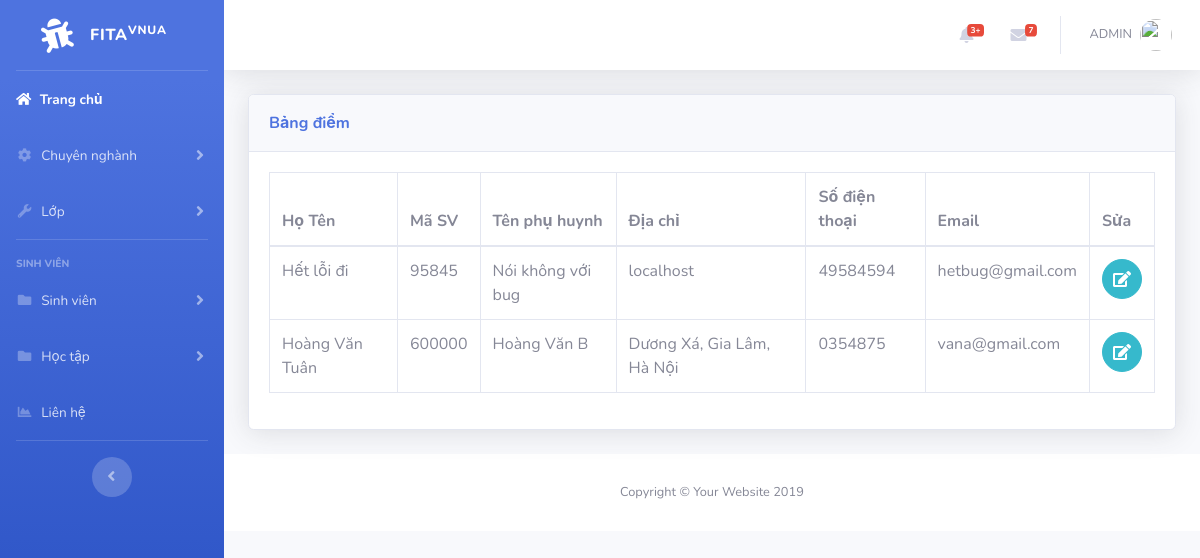
The page /parent.php on the database as committed earlier.
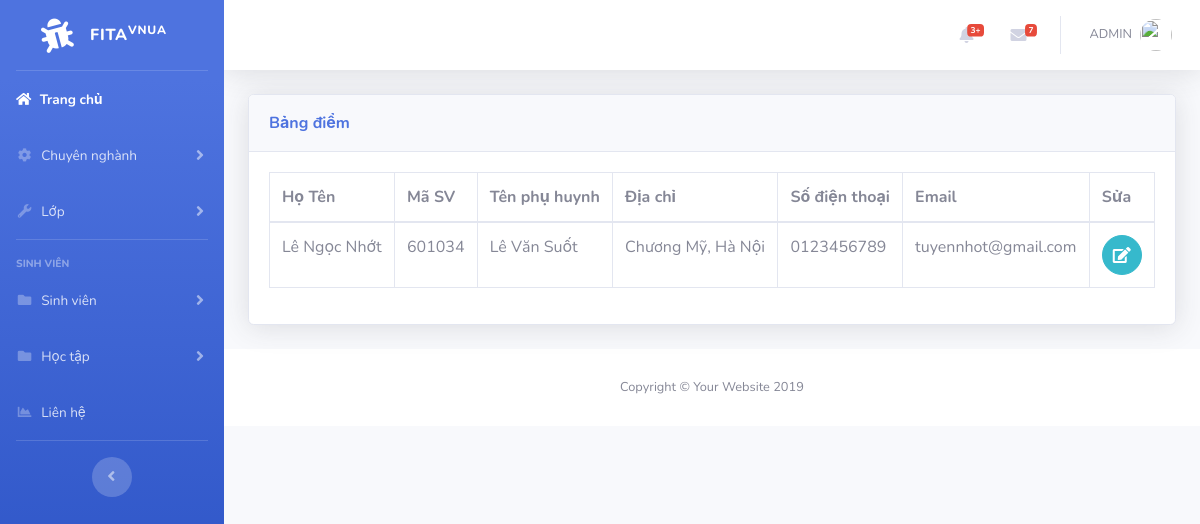
The same page on the database as committed later.
### tables this page shows
CREATE TABLE `student` (
  `id` int(11) NOT NULL,
  `name` varchar(50) NOT NULL,
  `code` varchar(6) NOT NULL,
  `class` varchar(50) NOT NULL,
  `phone` varchar(50) NOT NULL,
  `email` varchar(50) NOT NULL,
  `id_pos` int(6) NOT NULL
);

CREATE TABLE `parents` (
  `id` int(11) NOT NULL,
  `id_sv` int(11) NOT NULL,
  `namep` varchar(50) NOT NULL,
  `addp` varchar(50) NOT NULL,
  `phonep` varchar(10) NOT NULL,
  `emailp` varchar(50) NOT NULL
);

### parent.php (the view, shortened to what this page needs)
<?php
include('includes/header.php');
include('includes/navbar.php');
include('includes/connect.php');
?>
<div class="container-fluid">
<div class="card shadow mb-4">
  <div class="card-header py-3">
    <h7 class="m-0 font-weight-bold text-primary">Bảng điểm
    </h7>
  </div>
  <div class="card-body">
  <div class="table-responsive">
<?php
$query="SELECT student.name,code, parents.id, namep, addp, phonep, emailp FROM student INNER JOIN parents ON student.id = parents.id_sv";
$query_run=mysqli_query($connect,$query);
 ?>
      <table class="table table-bordered" id="dataTable" width="100%" cellspacing="0">
        <thead>
          <tr>
            <th>Họ Tên</th>
            <th>Mã SV</th>
            <th>Tên phụ huynh</>
            <th>Địa chỉ</th>
            <th>Số điện thoại</th>
            <th>Email</th>
            <th>Sửa</th>
          </tr>
        </thead>
        <tbody>
          <?php
              if(mysqli_num_rows($query_run)>0)
              {
                while($row=mysqli_fetch_assoc($query_run))
                {
                  ?>
                      <tr>
                        <td><?php echo $row['name']; ?></td>
                        <td><?php echo $row['code']; ?></td>
                        <td><?php echo $row['namep']; ?></td>
                        <td><?php echo $row['addp']; ?></td>
                        <td><?php echo $row['phonep']; ?></td>
                        <td><?php echo $row['emailp']; ?></td>
                        <td>
                            <form action="edit_parent.php" method="post">
                                <button  type="submit" name="edit_parent" class="btn btn-info btn-circle"><i class="fa fa-edit edit"></i></button>
                            </form>
                        </td>
                      </tr>
                  <?php
                }
              }
              else
              {
                echo "Not found";
              }
           ?>
        </tbody>
      </table>
    </div>
  </div>
</div>
</div>
<?php
include('includes/footer.php');
?>

### includes/header.php (shortened to what this page needs)
<!DOCTYPE html>
<html lang="en">
<head>
  <link href="vendor/fontawesome-free/css/all.min.css" rel="stylesheet" type="text/css">
  <link href="css/sb-admin-2.min.css" rel="stylesheet">
</head>
<body id="page-top">
  <div id="wrapper">

### includes/navbar.php (shortened to what this page needs)
   <ul class="navbar-nav bg-gradient-primary sidebar sidebar-dark accordion" id="accordionSidebar">
<a class="sidebar-brand d-flex align-items-center justify-content-center" href="index.php">
  <div class="sidebar-brand-icon rotate-n-15">
    <i class="fas fa-bug"></i>
  </div>
  <div class="sidebar-brand-text mx-3">FITA<sup>Vnua</sup></div>
</a>
<hr class="sidebar-divider my-0">
<li class="nav-item active">
  <a class="nav-link" href="index.php">
    <i class="fas fa-home"></i>
    <span>Trang chủ</span></a>
</li>
<li class="nav-item">
  <a class="nav-link collapsed" href="#" data-toggle="collapse" data-target="#collapseTwo" aria-expanded="true" aria-controls="collapseTwo">
    <i class="fas fa-fw fa-cog"></i>
    <span>Chuyên nghành</span>
  </a>
</li>
<li class="nav-item">
  <a class="nav-link collapsed" href="#" data-toggle="collapse" data-target="#collapseUtilities" aria-expanded="true" aria-controls="collapseUtilities">
    <i class="fas fa-fw fa-wrench"></i>
    <span>Lớp</span>
  </a>
</li>
<hr class="sidebar-divider">
<div class="sidebar-heading">
  Sinh viên
</div>
<li class="nav-item">
  <a class="nav-link collapsed" href="#" data-toggle="collapse" data-target="#collapsePages" aria-expanded="true" aria-controls="collapsePages">
    <i class="fas fa-fw fa-folder"></i>
    <span>Sinh viên</span>
  </a>
</li>
<li class="nav-item">
  <a class="nav-link collapsed" href="#" data-toggle="collapse" data-target="#collapsePages" aria-expanded="true" aria-controls="collapsePages">
    <i class="fas fa-fw fa-folder"></i>
    <span>Học tập</span>
  </a>
</li>
<li class="nav-item">
  <a class="nav-link" href="parent.php">
    <i class="fas fa-fw fa-chart-area"></i>
    <span>Liên hệ</span></a>
</li>
<hr class="sidebar-divider d-none d-md-block">
<div class="text-center d-none d-md-inline">
  <button class="rounded-circle border-0" id="sidebarToggle"></button>
</div>
</ul>
    <div id="content-wrapper" class="d-flex flex-column">
      <div id="content">
        <nav class="navbar navbar-expand navbar-light bg-white topbar mb-4 static-top shadow">
          <ul class="navbar-nav ml-auto">
            <li class="nav-item dropdown no-arrow mx-1">
              <a class="nav-link dropdown-toggle" href="#" id="alertsDropdown" role="button" data-toggle="dropdown" aria-haspopup="true" aria-expanded="false">
                <i class="fas fa-bell fa-fw"></i>
                <span class="badge badge-danger badge-counter">3+</span>
              </a>
            </li>
            <li class="nav-item dropdown no-arrow mx-1">
              <a class="nav-link dropdown-toggle" href="#" id="messagesDropdown" role="button" data-toggle="dropdown" aria-haspopup="true" aria-expanded="false">
                <i class="fas fa-envelope fa-fw"></i>
                <span class="badge badge-danger badge-counter">7</span>
              </a>
            </li>
            <li class="nav-item dropdown no-arrow">
              <a class="nav-link dropdown-toggle" href="#" id="userDropdown" role="button" data-toggle="dropdown" aria-haspopup="true" aria-expanded="false">
                <span class="mr-2 d-none d-lg-inline text-gray-600 small">
               ADMIN
                </span>
                <img class="img-profile rounded-circle" src="https://cdn.pixabay.com/photo/2016/09/01/08/24/smiley-1635449_960_720.png">
              </a>
            </li>
          </ul>
        </nav>

### includes/footer.php
      <footer class="sticky-footer bg-white">
        <div class="container my-auto">
          <div class="copyright text-center my-auto">
            <span>Copyright &copy; Your Website 2019</span>
          </div>
        </div>
      </footer>
</body>
</html>

Rows that differ between the two databases and show on the page:
removed student: name "Hết lỗi đi", code "95845", parents.namep "Nói không với bug", parents.addp "localhost", parents.phonep "49584594", parents.emailp "hetbug@gmail.com"
removed student: name "Hoàng Văn Tuân", code "600000", parents.namep "Hoàng Văn B", parents.addp "Dương Xá, Gia Lâm, Hà Nội", parents.phonep "0354875", parents.emailp "vana@gmail.com"
added student: name "Lê Ngọc Nhớt", code "601034", parents.namep "Lê Văn Suốt", parents.addp "Chương Mỹ, Hà Nội", parents.phonep "0123456789", parents.emailp "tuyennhot@gmail.com"
